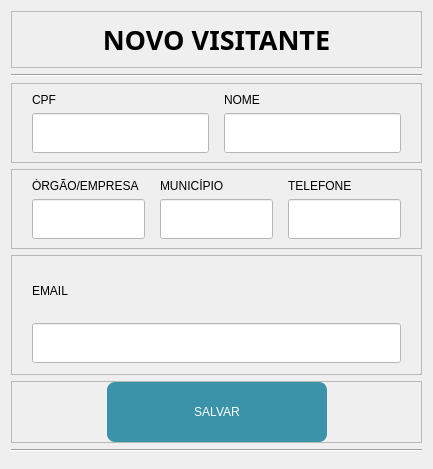
         <widget class="QWidget" name="page_cadastro">
          <layout class="QVBoxLayout" name="verticalLayout_5">
           <item>
            <widget class="QFrame" name="frame_18">
             <property name="maximumSize">
              <size>
               <width>16777215</width>
               <height>90</height>
              </size>
             </property>
             <property name="frameShape">
              <enum>QFrame::StyledPanel</enum>
             </property>
             <property name="frameShadow">
              <enum>QFrame::Raised</enum>
             </property>
             <layout class="QHBoxLayout" name="horizontalLayout_5">
              <item>
               <widget class="QLabel" name="label_22">
                <property name="font">
                 <font>
                  <family>Yu Gothic UI Semibold</family>
                  <pointsize>20</pointsize>
                  <weight>75</weight>
                  <bold>true</bold>
                 </font>
                </property>
                <property name="text">
                 <string>NOVO VISITANTE</string>
                </property>
                <property name="alignment">
                 <set>Qt::AlignCenter</set>
                </property>
               </widget>
              </item>
             </layout>
            </widget>
           </item>
           <item>
            <widget class="Line" name="line_5">
             <property name="orientation">
              <enum>Qt::Horizontal</enum>
             </property>
            </widget>
           </item>
           <item>
            <widget class="QFrame" name="frame_14">
             <property name="maximumSize">
              <size>
               <width>16777215</width>
               <height>180</height>
              </size>
             </property>
             <property name="frameShape">
              <enum>QFrame::StyledPanel</enum>
             </property>
             <property name="frameShadow">
              <enum>QFrame::Raised</enum>
             </property>
             <layout class="QGridLayout" name="gridLayout_6">
              <property name="leftMargin">
               <number>20</number>
              </property>
              <property name="rightMargin">
               <number>20</number>
              </property>
              <property name="horizontalSpacing">
               <number>15</number>
              </property>
              <item row="0" column="0">
               <widget class="QLabel" name="label_14">
                <property name="maximumSize">
                 <size>
                  <width>16777215</width>
                  <height>50</height>
                 </size>
                </property>
                <property name="styleSheet">
                 <string notr="true">font: 14pt &quot;Yu Gothic UI&quot;;</string>
                </property>
                <property name="text">
                 <string>CPF</string>
                </property>
               </widget>
              </item>
              <item row="0" column="1">
               <widget class="QLabel" name="label_15">
                <property name="styleSheet">
                 <string notr="true">font: 14pt &quot;Yu Gothic UI&quot;;</string>
                </property>
                <property name="text">
                 <string>NOME</string>
                </property>
               </widget>
              </item>
              <item row="1" column="0">
               <widget class="QLineEdit" name="line_CPF_2">
                <property name="minimumSize">
                 <size>
                  <width>0</width>
                  <height>40</height>
                 </size>
                </property>
                <property name="maximumSize">
                 <size>
                  <width>300</width>
                  <height>16777215</height>
                 </size>
                </property>
                <property name="styleSheet">
                 <string notr="true">text-transform: uppercase;
padding-left: 5px;
font: 14pt &quot;Yu Gothic UI&quot;;
background-color: rgb(255, 255, 255);</string>
                </property>
                <property name="clearButtonEnabled">
                 <bool>true</bool>
                </property>
               </widget>
              </item>
              <item row="1" column="1">
               <widget class="QLineEdit" name="line_nome_2">
                <property name="minimumSize">
                 <size>
                  <width>0</width>
                  <height>40</height>
                 </size>
                </property>
                <property name="styleSheet">
                 <string notr="true">text-transform: uppercase;
padding-left: 5px;
font: 14pt &quot;Yu Gothic UI&quot;;
background-color: rgb(255, 255, 255);</string>
                </property>
               </widget>
              </item>
             </layout>
            </widget>
           </item>
           <item>
            <widget class="QFrame" name="frame_15">
             <property name="maximumSize">
              <size>
               <width>16777215</width>
               <height>120</height>
              </size>
             </property>
             <property name="frameShape">
              <enum>QFrame::StyledPanel</enum>
             </property>
             <property name="frameShadow">
              <enum>QFrame::Raised</enum>
             </property>
             <layout class="QGridLayout" name="gridLayout_7">
              <property name="leftMargin">
               <number>20</number>
              </property>
              <property name="rightMargin">
               <number>20</number>
              </property>
              <property name="horizontalSpacing">
               <number>15</number>
              </property>
              <item row="0" column="0">
               <widget class="QLabel" name="label_16">
                <property name="maximumSize">
                 <size>
                  <width>16777215</width>
                  <height>50</height>
                 </size>
                </property>
                <property name="styleSheet">
                 <string notr="true">font: 14pt &quot;Yu Gothic UI&quot;;</string>
                </property>
                <property name="text">
                 <string>ÓRGÃO/EMPRESA</string>
                </property>
               </widget>
              </item>
              <item row="0" column="1">
               <widget class="QLabel" name="label_17">
                <property name="styleSheet">
                 <string notr="true">font: 14pt &quot;Yu Gothic UI&quot;;</string>
                </property>
                <property name="text">
                 <string>MUNICÍPIO</string>
                </property>
               </widget>
              </item>
              <item row="0" column="2">
               <widget class="QLabel" name="label_18">
                <property name="styleSheet">
                 <string notr="true">font: 14pt &quot;Yu Gothic UI&quot;;</string>
                </property>
                <property name="text">
                 <string>TELEFONE</string>
                </property>
               </widget>
              </item>
              <item row="1" column="0">
               <widget class="QLineEdit" name="line_orgao_2">
                <property name="minimumSize">
                 <size>
                  <width>0</width>
                  <height>40</height>
                 </size>
                </property>
                <property name="maximumSize">
                 <size>
                  <width>400</width>
                  <height>16777215</height>
                 </size>
                </property>
                <property name="styleSheet">
                 <string notr="true">text-transform: uppercase;
padding-left: 5px;
font: 14pt &quot;Yu Gothic UI&quot;;
background-color: rgb(255, 255, 255);</string>
                </property>
               </widget>
              </item>
              <item row="1" column="1">
               <widget class="QLineEdit" name="line_muni_2">
                <property name="minimumSize">
                 <size>
                  <width>0</width>
                  <height>40</height>
                 </size>
                </property>
                <property name="styleSheet">
                 <string notr="true">text-transform: uppercase;
padding-left: 5px;
font: 14pt &quot;Yu Gothic UI&quot;;
background-color: rgb(255, 255, 255);</string>
                </property>
               </widget>
              </item>
              <item row="1" column="2">
               <widget class="QLineEdit" name="line_tel_2">
                <property name="minimumSize">
                 <size>
                  <width>0</width>
                  <height>40</height>
                 </size>
                </property>
                <property name="maximumSize">
                 <size>
                  <width>200</width>
                  <height>16777215</height>
                 </size>
                </property>
                <property name="styleSheet">
                 <string notr="true">text-transform: uppercase;
padding-left: 5px;
font: 14pt &quot;Yu Gothic UI&quot;;
background-color: rgb(255, 255, 255);</string>
                </property>
                <property name="clearButtonEnabled">
                 <bool>true</bool>
                </property>
               </widget>
              </item>
             </layout>
            </widget>
           </item>
           <item>
            <widget class="QFrame" name="frame_16">
             <property name="minimumSize">
              <size>
               <width>0</width>
               <height>120</height>
              </size>
             </property>
             <property name="maximumSize">
              <size>
               <width>16777215</width>
               <height>120</height>
              </size>
             </property>
             <property name="frameShape">
              <enum>QFrame::StyledPanel</enum>
             </property>
             <property name="frameShadow">
              <enum>QFrame::Raised</enum>
             </property>
             <layout class="QGridLayout" name="gridLayout_8">
              <property name="leftMargin">
               <number>20</number>
              </property>
              <property name="rightMargin">
               <number>20</number>
              </property>
              <property name="horizontalSpacing">
               <number>15</number>
              </property>
              <item row="0" column="0">
               <widget class="QLabel" name="label_19">
                <property name="maximumSize">
                 <size>
                  <width>16777215</width>
                  <height>50</height>
                 </size>
                </property>
                <property name="styleSheet">
                 <string notr="true">font: 14pt &quot;Yu Gothic UI&quot;;</string>
                </property>
                <property name="text">
                 <string>EMAIL</string>
                </property>
               </widget>
              </item>
              <item row="1" column="0">
               <widget class="QLineEdit" name="line_email_2">
                <property name="minimumSize">
                 <size>
                  <width>0</width>
                  <height>0</height>
                 </size>
                </property>
                <property name="maximumSize">
                 <size>
                  <width>16777215</width>
                  <height>40</height>
                 </size>
                </property>
                <property name="styleSheet">
                 <string notr="true">text-transform: lowercase;
padding-left: 5px;
font: 14pt &quot;Yu Gothic UI&quot;;
background-color: rgb(255, 255, 255);</string>
                </property>
               </widget>
              </item>
             </layout>
            </widget>
           </item>
           <item>
            <widget class="QFrame" name="frame_21">
             <property name="minimumSize">
              <size>
               <width>0</width>
               <height>0</height>
              </size>
             </property>
             <property name="maximumSize">
              <size>
               <width>16777215</width>
               <height>16777215</height>
              </size>
             </property>
             <property name="frameShape">
              <enum>QFrame::StyledPanel</enum>
             </property>
             <property name="frameShadow">
              <enum>QFrame::Raised</enum>
             </property>
             <layout class="QHBoxLayout" name="horizontalLayout_7">
              <property name="spacing">
               <number>30</number>
              </property>
              <property name="leftMargin">
               <number>0</number>
              </property>
              <property name="topMargin">
               <number>0</number>
              </property>
              <property name="rightMargin">
               <number>0</number>
              </property>
              <property name="bottomMargin">
               <number>0</number>
              </property>
              <item>
               <spacer name="horizontalSpacer_11">
                <property name="orientation">
                 <enum>Qt::Horizontal</enum>
                </property>
                <property name="sizeHint" stdset="0">
                 <size>
                  <width>40</width>
                  <height>20</height>
                 </size>
                </property>
               </spacer>
              </item>
              <item>
               <widget class="QPushButton" name="brn_salvar_3">
                <property name="minimumSize">
                 <size>
                  <width>220</width>
                  <height>60</height>
                 </size>
                </property>
                <property name="maximumSize">
                 <size>
                  <width>220</width>
                  <height>60</height>
                 </size>
                </property>
                <property name="styleSheet">
                 <string notr="true">QPushButton{
	border-radius: 8px;
    background-color: rgb(59, 147, 170);
	color: rgb(255, 255, 255);
	font: 63 12pt &quot;Yu Gothic UI Semibold&quot;;
}
QPushButton:hover{
background-color: rgb(79, 167, 190);
}
QPushButton:pressed{
	background-color: rgb(159, 159, 159);
}
</string>
                </property>
                <property name="text">
                 <string>SALVAR</string>
                </property>
               </widget>
              </item>
              <item>
               <spacer name="horizontalSpacer_12">
                <property name="orientation">
                 <enum>Qt::Horizontal</enum>
                </property>
                <property name="sizeHint" stdset="0">
                 <size>
                  <width>40</width>
                  <height>20</height>
                 </size>
                </property>
               </spacer>
              </item>
             </layout>
            </widget>
           </item>
           <item>
            <widget class="Line" name="line_4">
             <property name="orientation">
              <enum>Qt::Horizontal</enum>
             </property>
            </widget>
           </item>
           <item>
            <widget class="QFrame" name="frame_17">
             <property name="maximumSize">
              <size>
               <width>16777215</width>
               <height>35</height>
              </size>
             </property>
             <property name="frameShape">
              <enum>QFrame::StyledPanel</enum>
             </property>
             <property name="frameShadow">
              <enum>QFrame::Raised</enum>
             </property>
            </widget>
           </item>
          </layout>
         </widget>
